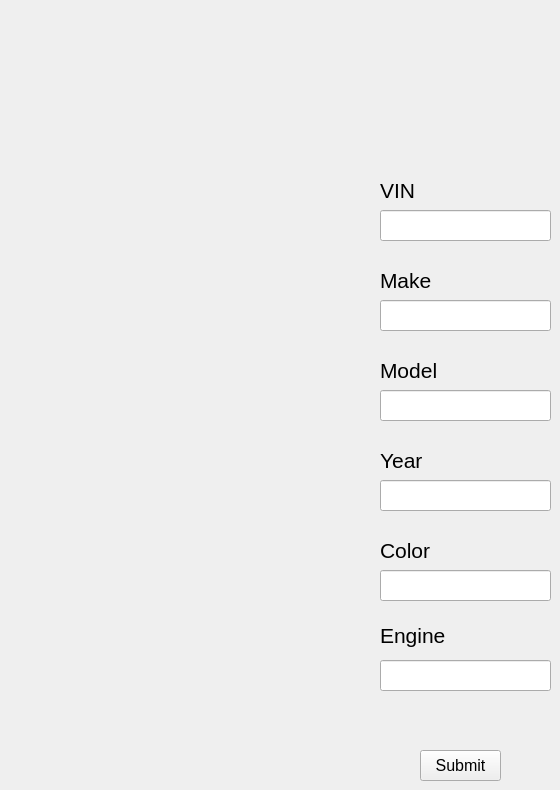
    <widget class="QWidget" name="new_vehicle_page">
     <widget class="QLabel" name="new_vehicle_vin_label">
      <property name="geometry">
       <rect>
        <x>380</x>
        <y>180</y>
        <width>101</width>
        <height>21</height>
       </rect>
      </property>
      <property name="font">
       <font>
        <pointsize>16</pointsize>
       </font>
      </property>
      <property name="text">
       <string>VIN</string>
      </property>
     </widget>
     <widget class="QLineEdit" name="new_vehicle_vin_input_box">
      <property name="geometry">
       <rect>
        <x>380</x>
        <y>210</y>
        <width>171</width>
        <height>31</height>
       </rect>
      </property>
     </widget>
     <widget class="QLineEdit" name="new_vehicle_make_input_box">
      <property name="geometry">
       <rect>
        <x>380</x>
        <y>300</y>
        <width>171</width>
        <height>31</height>
       </rect>
      </property>
     </widget>
     <widget class="QLabel" name="new_vehicle_make_label">
      <property name="geometry">
       <rect>
        <x>380</x>
        <y>270</y>
        <width>101</width>
        <height>21</height>
       </rect>
      </property>
      <property name="font">
       <font>
        <pointsize>16</pointsize>
       </font>
      </property>
      <property name="text">
       <string>Make</string>
      </property>
     </widget>
     <widget class="QLineEdit" name="new_vehicle_model_input_box">
      <property name="geometry">
       <rect>
        <x>380</x>
        <y>390</y>
        <width>171</width>
        <height>31</height>
       </rect>
      </property>
     </widget>
     <widget class="QLabel" name="new_vehicle_model_label">
      <property name="geometry">
       <rect>
        <x>380</x>
        <y>360</y>
        <width>101</width>
        <height>21</height>
       </rect>
      </property>
      <property name="font">
       <font>
        <pointsize>16</pointsize>
       </font>
      </property>
      <property name="text">
       <string>Model</string>
      </property>
     </widget>
     <widget class="QLineEdit" name="new_vehicle_year_input_box">
      <property name="geometry">
       <rect>
        <x>380</x>
        <y>480</y>
        <width>171</width>
        <height>31</height>
       </rect>
      </property>
     </widget>
     <widget class="QLabel" name="new_vehicle_year_label">
      <property name="geometry">
       <rect>
        <x>380</x>
        <y>450</y>
        <width>101</width>
        <height>21</height>
       </rect>
      </property>
      <property name="font">
       <font>
        <pointsize>16</pointsize>
       </font>
      </property>
      <property name="text">
       <string>Year</string>
      </property>
     </widget>
     <widget class="QLineEdit" name="new_vehicle_color_input_box">
      <property name="geometry">
       <rect>
        <x>380</x>
        <y>570</y>
        <width>171</width>
        <height>31</height>
       </rect>
      </property>
     </widget>
     <widget class="QLabel" name="new_vehicle_color_label">
      <property name="geometry">
       <rect>
        <x>380</x>
        <y>540</y>
        <width>101</width>
        <height>21</height>
       </rect>
      </property>
      <property name="font">
       <font>
        <pointsize>16</pointsize>
       </font>
      </property>
      <property name="text">
       <string>Color</string>
      </property>
     </widget>
     <widget class="QLineEdit" name="new_vehicle_engine_input_box">
      <property name="geometry">
       <rect>
        <x>380</x>
        <y>660</y>
        <width>171</width>
        <height>31</height>
       </rect>
      </property>
      <property name="text">
       <string/>
      </property>
     </widget>
     <widget class="QLabel" name="new_vehicle_engine_label">
      <property name="geometry">
       <rect>
        <x>380</x>
        <y>620</y>
        <width>101</width>
        <height>31</height>
       </rect>
      </property>
      <property name="font">
       <font>
        <pointsize>16</pointsize>
       </font>
      </property>
      <property name="text">
       <string>Engine</string>
      </property>
     </widget>
     <widget class="QPushButton" name="new_vehicle_submit_button">
      <property name="geometry">
       <rect>
        <x>420</x>
        <y>750</y>
        <width>81</width>
        <height>31</height>
       </rect>
      </property>
      <property name="font">
       <font>
        <pointsize>12</pointsize>
       </font>
      </property>
      <property name="text">
       <string>Submit</string>
      </property>
     </widget>
    </widget>
